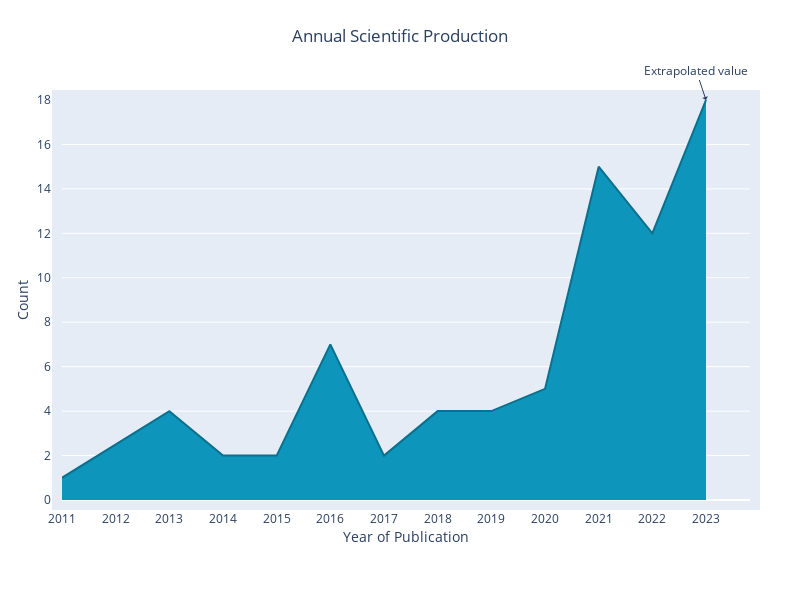

The cell this chart's notebook holds for it:
### Markdown cell above
&nbsp;

<span style="color:#FF6666; font-weight:600;">Value Counts Line Graph </span>

### Code cell
# Define color values
gorilla_dark_blue = 'rgb(10, 112, 141)'
gorilla_light_blue = 'rgb(13, 149, 188)'

# Get the value counts and covert to a dataframe
df = dataframe_one["Year of Publication"].value_counts().reset_index(name='Count')
df.rename(columns={'index': 'Year of Publication'}, inplace=True)

# First Filter (optional)
values_to_exclude = []
filt = df['Count'].isin(values_to_exclude)
df = df[~filt]

# Second Filter  (optional)
filt = df['Year of Publication'] >2000
df = df[filt]

# Third Filter (optional)
filt = df['Year of Publication'] == 2023
df.loc[filt, 'Count'] *= 6

# Sort the DataFrame by the years
df = df.sort_values('Year of Publication')

# Create the figure
fig = go.Figure()

# Add the line chart
fig.add_trace(go.Scatter(
    x=df['Year of Publication'],  # x values are the years
    y=df['Count'],  # y values are the counts
    mode='lines',  # line plot
    fill='tozeroy',  # fill area below line plot
    fillcolor=gorilla_light_blue,  # fill color
    line=dict(color=gorilla_dark_blue),  # line color
    name='Count',
))

# Add an annotation for the year 2023
fig.add_annotation(
    x=2023,
    y=df.loc[df['Year of Publication'] == 2023, 'Count'].values[0],
    text='Extrapolated value',
    showarrow=True,
    arrowhead=1,
)

# Set the title and axis labels
fig.update_layout(
    width=800,
    height=600,
    title={
        'text': 'Annual Scientific Production',
        'x': 0.5,
        'y': 0.95,
        'xanchor': 'center',
        'yanchor': 'top',
    },
    plot_bgcolor='rgba(229, 236, 246, 8)',  # Change the background color.
    showlegend=False, # Legend on/off

    yaxis=dict(
        title='Count',  # Y-axis title
        showticklabels=True,  # Y-axis labels on/off
        showgrid=True,  # This turns the y-gridlines on/off
        range=[0, 18],  # Set y-axis value range
        tick0=0,  # Set baseline value
        dtick=2,  # Adjust this value to change the y-axis increment size
    ),

    xaxis=dict(
        title='Year of Publication',
        showticklabels=True,
        showgrid=False,  # This turns the x-gridlines on/off
        tickformat='d',  # Format the tick labels as integers
        nticks=20,  # Set the number of x-axis ticks
        tickangle=0,
    ),

    legend=dict(
        x=0.9,
        y=0.95,
        bgcolor='rgba(255, 255, 255, 0.7)',
        bordercolor='black',
        borderwidth=1,
    ),

    margin=dict(  # Adjust the margins around the plot
        l=50,  # left margin
        r=50,  # right margin
        b=100,  # bottom margin
        t=100,  # top margin
        pad=10,  # padding
    ),
)



# Show the graph
fig.show()

### Figure 1 — Plotly figure (JSON) as saved in the notebook; plotly's stock layout.template omitted (floating-point values rounded to 4 significant figures)
{"data": [{"fill": "tozeroy", "fillcolor": "rgb(13, 149, 188)", "line": {"color": "rgb(10, 112, 141)"}, "mode": "lines", "name": "Count", "type": "scatter", "x": [2011, 2013, 2014, 2015, 2016, 2017, 2018, 2019, 2020, 2021, 2022, 2023], "y": [1, 4, 2, 2, 7, 2, 4, 4, 5, 15, 12, 18]}], "layout": {"annotations": [{"arrowhead": 1, "showarrow": true, "text": "Extrapolated value", "x": 2023, "y": 18}], "height": 600, "legend": {"bgcolor": "rgba(255, 255, 255, 0.7)", "bordercolor": "black", "borderwidth": 1, "x": 0.9, "y": 0.95}, "margin": {"b": 100, "l": 50, "pad": 10, "r": 50, "t": 100}, "plot_bgcolor": "rgba(229, 236, 246, 8)", "showlegend": false, "title": {"text": "Annual Scientific Production", "x": 0.5, "xanchor": "center", "y": 0.95, "yanchor": "top"}, "width": 800, "xaxis": {"nticks": 20, "showgrid": false, "showticklabels": true, "tickangle": 0, "tickformat": "d", "title": {"text": "Year of Publication"}}, "yaxis": {"dtick": 2, "range": [0, 18], "showgrid": true, "showticklabels": true, "tick0": 0, "title": {"text": "Count"}}}}
